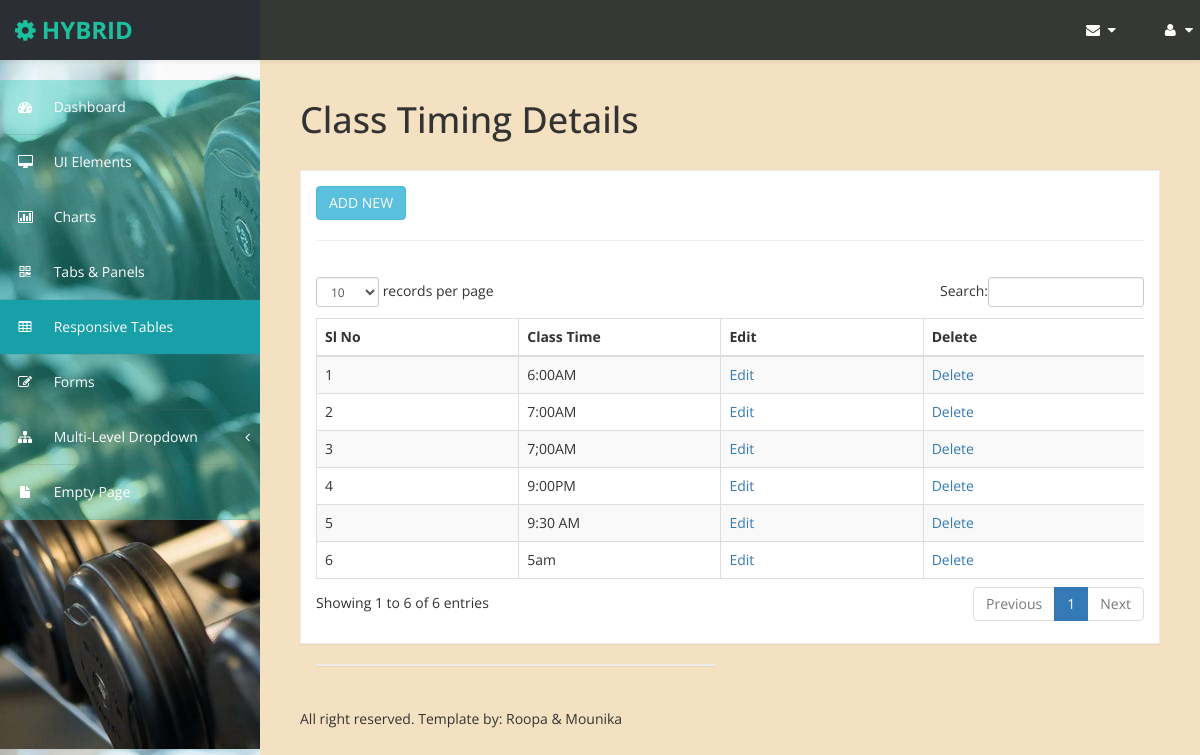
Page /code/class_timing_view.php on the committed database.
### tables this page shows
CREATE TABLE `class_timing` (
  `class_time_id` int(11) NOT NULL auto_increment,
  `class_time` varchar(100) NOT NULL,
  PRIMARY KEY  (`class_time_id`)
);

### code/class_timing_view.php (the view)
<!DOCTYPE html>
<html xmlns="http://www.w3.org/1999/xhtml">
<head>
<?php include('medatada.php');?>
<?php include('header.php');?>
<?php include('sidebar.php');?>
</head>
<body>
        <div id="page-wrapper" >
            <div id="page-inner">
			 <div class="row">
                    <div class="col-md-12">
                        <h1 class="page-header">
                            Class Timing Details
                        </h1>
                    </div>
                </div>
            <div class="row">
                <div class="col-md-12">
                    <div class="panel panel-default">
                        <div class="panel-heading">
                             <a href="class_timing_form.php" class="btn btn-info">ADD NEW</a><hr>
                        </div>
                        <div class="panel-body">
                            <div class="table-responsive">
                                <table class="table table-striped table-bordered table-hover" id="dataTables-example">
                                    <thead>
                                        <tr>
    <th width="102">Sl No </th>
    <th width="102">Class Time </th>
    <th width="102">Edit</th>
    <th width="113">Delete</th>
  </tr>
  </thead>
  <tbody>
  <?php
  $sl=1;
  include('db_connect.php');
  $sql="select * from class_timing";
  $res=mysqli_query($conn,$sql);
  while($row=mysqli_fetch_array($res))
  {
  ?>
  <tr>
    <td><?php echo $sl++ ?></td>
    <td><?php echo $row['class_time'];?></td>
    <td><a href="class_timing_edit.php?class_time_id=<?php echo $row['class_time_id']; ?>" >Edit</a></td>
    <td><a href="class_timing_delete.php?class_time_id=<?php echo $row['class_time_id'];?>">Delete</a></td>
  </tr>
  <?php
  }
  ?>
 </tbody>
                                </table>
                            </div>
                        </div>
                    </div>
                <div class="col-md-6">
                    <div class="panel panel-default">
                    </div>
                </div>
            </div>
        </div>
             <?php include('footer.php');?>
</body>
</html>

### code/assets/css/custom-styles.css (style rules this page uses)
body { font-family: 'Open Sans', sans-serif; background: #32C2CD url(../img/bg-img.jpg) !important; }
#page-wrapper { padding: 15px 15px; min-height: 600px; background: #f4e1c1; }
#page-inner { width:100%; margin:10px 20px 10px 0px; background-color:transparent; padding:10px; min-height:1200px; }
h1, .h1, h2, .h2, h3, .h3 { margin-top: 7px; margin-bottom: -5px; }
.panel { border-radius:0px; }
#page-wrapper { position: relative; top: 55px; }
.page-header { padding-bottom: 9px; margin: 10px 0 20px; border-bottom: 1px solid transparent; text-align: left; }
.panel-default { border-color: #ECECEC; }
.panel-default > .panel-heading { color: #000; border-color: #FFF; font-weight:bold; background: #FFFFFF; font-size: 16px; padding: 15px 15px 0; }
.panel-heading { border-bottom: 1px solid transparent; border-top-left-radius: 3px; border-top-right-radius: 3px; }
@media (min-width:768px) { #page-wrapper { margin: 0 0 0 260px; padding: 15px 30px; min-height: 1200px; } }

### rows in the picture
class_timing: class_time "6:00AM"
class_timing: class_time "7:00AM"
class_timing: class_time "7;00AM"
class_timing: class_time "9:00PM"
class_timing: class_time "9:30 AM"
class_timing: class_time "5am"
